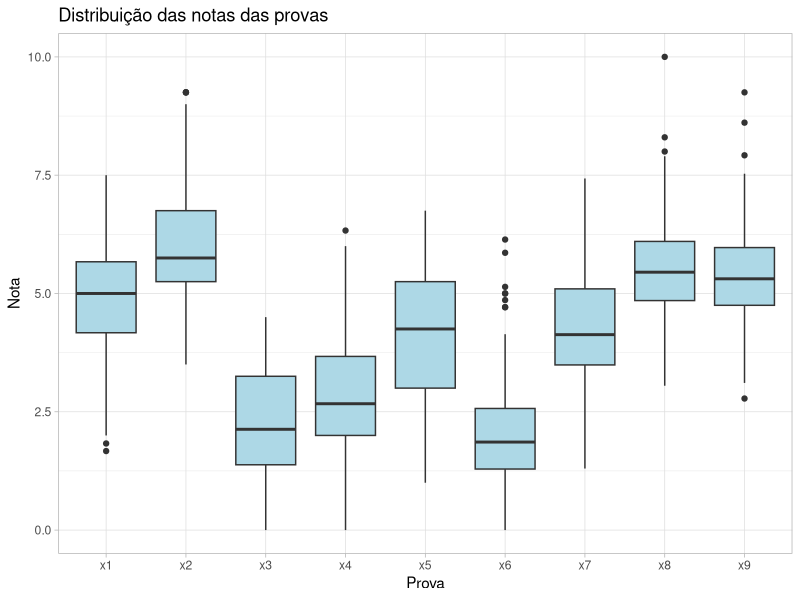
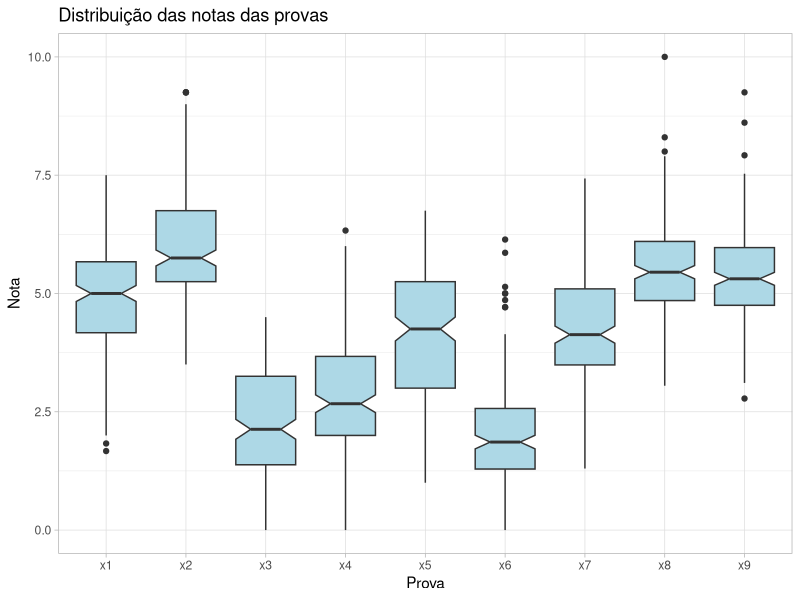

Recreate these plots in R, in order.
# Carregando pacotes e dados ----------------------------------------------

library(tidyverse)

dados_cfa <- read_csv2("dados/CFA.csv")


dados_cfa_longo <- dados_cfa |> 
  pivot_longer(cols = starts_with("x"), 
               names_to = "prova",
               values_to = "nota")


# Criando o gráfico -------------------------------------------------------

# Boxplot comum

dados_cfa_longo |> 
  ggplot() +
  aes(x = prova, y = nota) +
  geom_boxplot(fill = "lightblue") +
  theme_light() +
  labs(title = "Distribuição das notas das provas",
       x = "Prova",
       y = "Nota")


# boxplot "acinturado" - causado pelo notch = TRUE
dados_cfa_longo |> 
  ggplot() +
  aes(x = prova, y = nota) +
  geom_boxplot(fill = "lightblue", notch = TRUE) + # A DIFERENÇA ESTÁ AQUI
  theme_light() +
  labs(title = "Distribuição das notas das provas",
       x = "Prova",
       y = "Nota")
